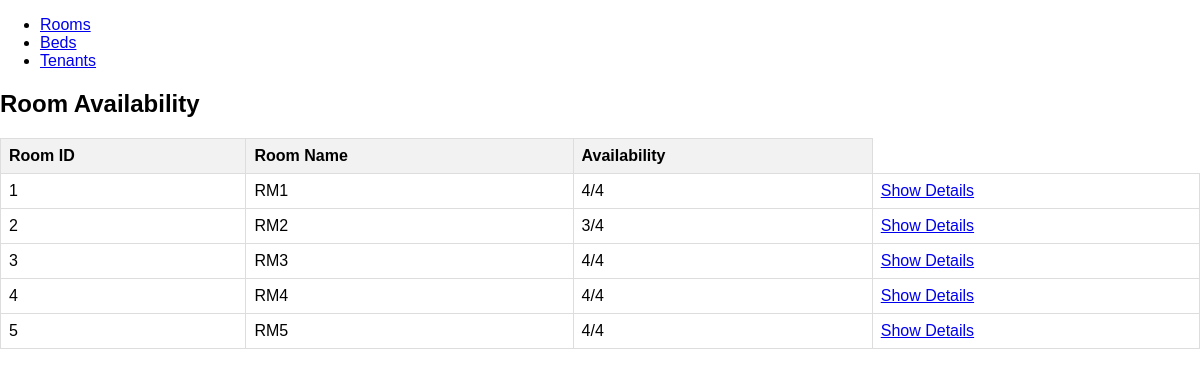
Screenshot of /client/pages/room.php with the database file from the repository.
### tables this page shows
CREATE TABLE `room` (
  `room_id` int(225) NOT NULL,
  `room_name` varchar(225) DEFAULT NULL,
  `room_type` tinyint(1) DEFAULT 0,
  `room_price` float NOT NULL DEFAULT 0,
  `room_availability` tinyint(1) DEFAULT NULL
);

### server/database/db_connections.php (called while the page is built)
<?php
function connections()
{
    $servername = "localhost";
    $username = "root";
    $password = "";
    $database = "boarding_house";
    try {
        $conn = new PDO("mysql:host=$servername;dbname=$database", $username, $password);
        $conn->setAttribute(PDO::ATTR_ERRMODE, PDO::ERRMODE_EXCEPTION);
        return $conn;
    } catch (PDOException $e) {
        die("Connection failed: " . $e->getMessage());
    }
}
?>

### server/database/models/rooms_model.php (called while the page is built, shortened)
<?php
require_once dirname(__DIR__, 2) . '/database/db_connections.php';
class RoomModel
{
    private $connect;
    public function __construct()
    {
        $this->connect = connections();
    }
    public function getRooms()
    {
        $rooms = [];
        try {
            $stmt = $this->connect->query('SELECT * FROM room');
            $rooms = $stmt->fetchAll(PDO::FETCH_ASSOC);
            foreach ($rooms as &$room) {
                $roomId = $room['room_id'];
                $stmt = $this->connect->prepare('SELECT * FROM beds WHERE room_id = :roomId');
                $stmt->bindParam(':roomId', $roomId);
                $stmt->execute();
                $beds = $stmt->fetchAll(PDO::FETCH_ASSOC);
                $stmt = $this->connect->prepare('SELECT COUNT(*) AS total_beds, SUM(CASE WHEN occupied = 0 THEN 1 ELSE 0 END) AS available_beds FROM beds WHERE room_id = :roomId');
                $stmt->bindParam(':roomId', $roomId);
                $stmt->execute();
                $availability = $stmt->fetch(PDO::FETCH_ASSOC);
            }
        } catch (PDOException $e) {
            throw new Exception("Error while fetching rooms: " . $e->getMessage());
        }
        return $rooms;
    }
}
?>

### client/pages/room.php (the view, shortened to what this page needs)
<?php
include ('../../server/database/models/rooms_model.php');
$roomModel = new RoomModel();
try {
    $rooms = $roomModel->getRooms();
} catch (Exception $e) {
    $error = 'Error: ' . $e->getMessage();
}
?>
<!DOCTYPE html>
<html lang="en">
<head>
    <link rel="stylesheet" href="../assets/style.css">
</head>
<body>
    <?php include_once ('../includes/navbar.php'); ?>
    <h2>Room Availability</h2>
    <?php if (!empty($rooms)): ?>
        <table>
            <thead>
                <tr>
                    <th>Room ID</th>
                    <th>Room Name</th>
                    <th>Availability</th>
                </tr>
            </thead>
            <tbody>
                <?php foreach ($rooms as $room): ?>
                    <tr>
                        <td>
                            <?php echo $room['room_id']; ?>
                        </td>
                        <td>
                            <?php echo $room['room_name']; ?>
                        </td>
                        <td>
                            <?php echo $room['availability']; ?>
                        </td>
                        <td><a href="BedRoom.php?room_id=<?php echo $room['room_id']; ?>">Show Details</a></td>
                    </tr>
                <?php endforeach; ?>
            </tbody>
        </table>
    <?php else: ?>
        <p class="error">No rooms available.</p>
    <?php endif; ?>
</body>
</html>

### client/assets/style.css (style rules this page uses)
body { font-family: Arial, sans-serif; margin: 0; padding: 0; }
table { border-collapse: collapse; width: 100%; }
th, td { border: 1px solid #ddd; padding: 8px; text-align: left; }
th { background-color: #f2f2f2; }

### rows the page displays
room: room_id "1", room_name "RM1", availability "4/4"
room: room_id "2", room_name "RM2", availability "3/4"
room: room_id "3", room_name "RM3", availability "4/4"
room: room_id "4", room_name "RM4", availability "4/4"
room: room_id "5", room_name "RM5", availability "4/4"
